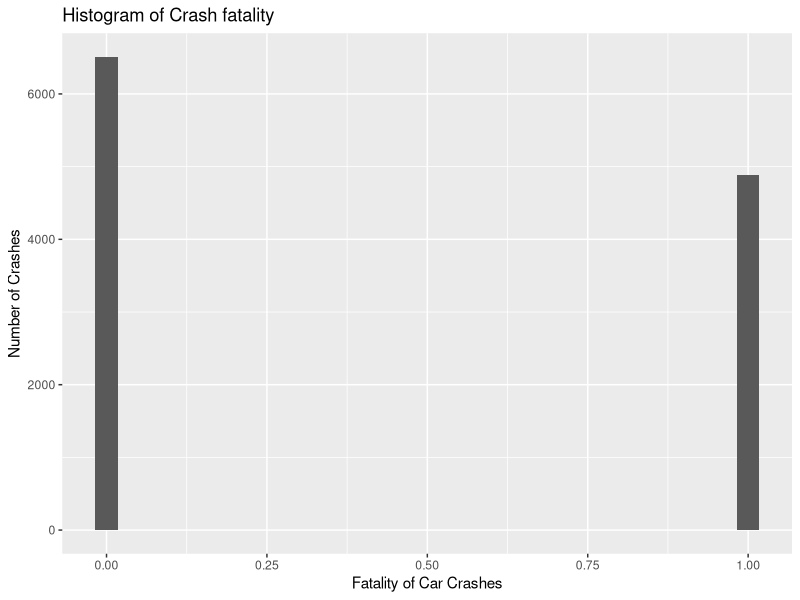
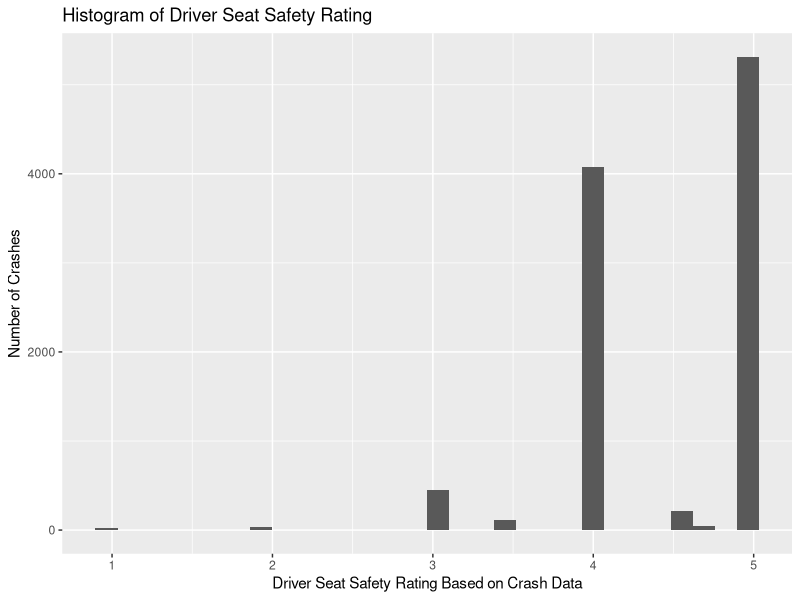
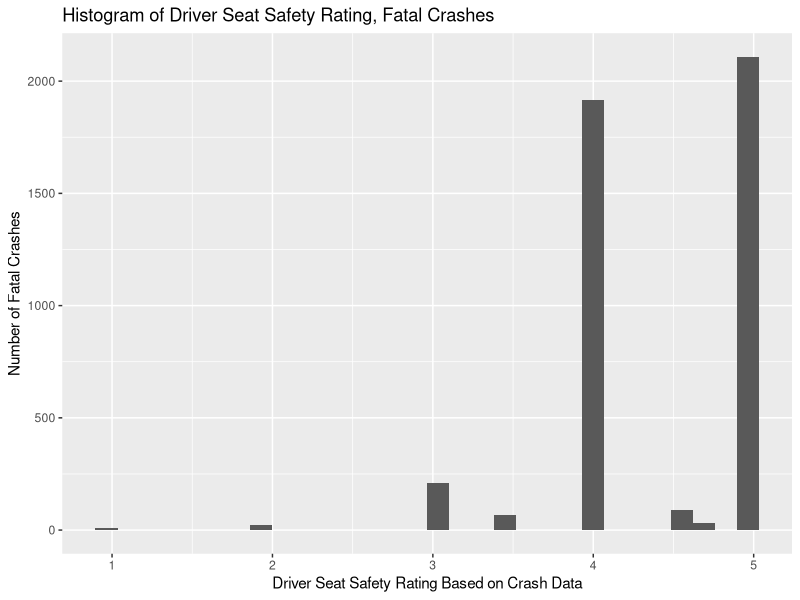
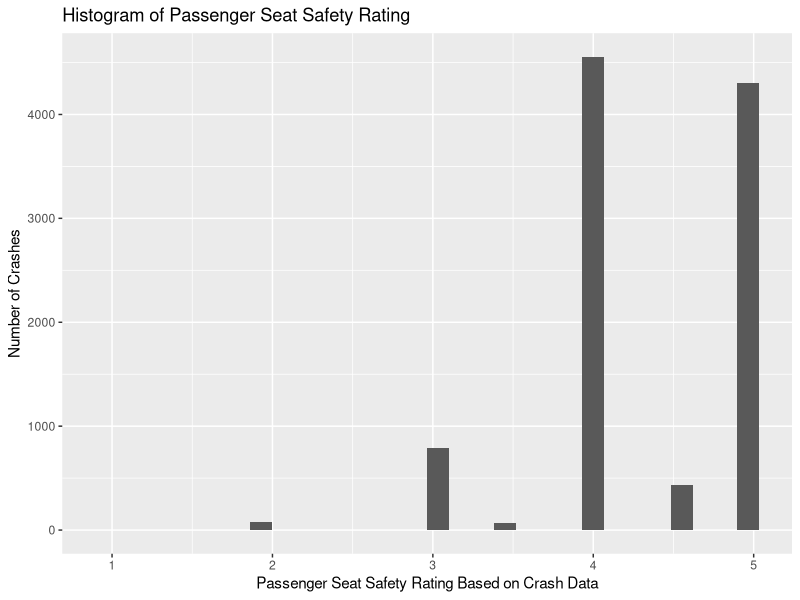
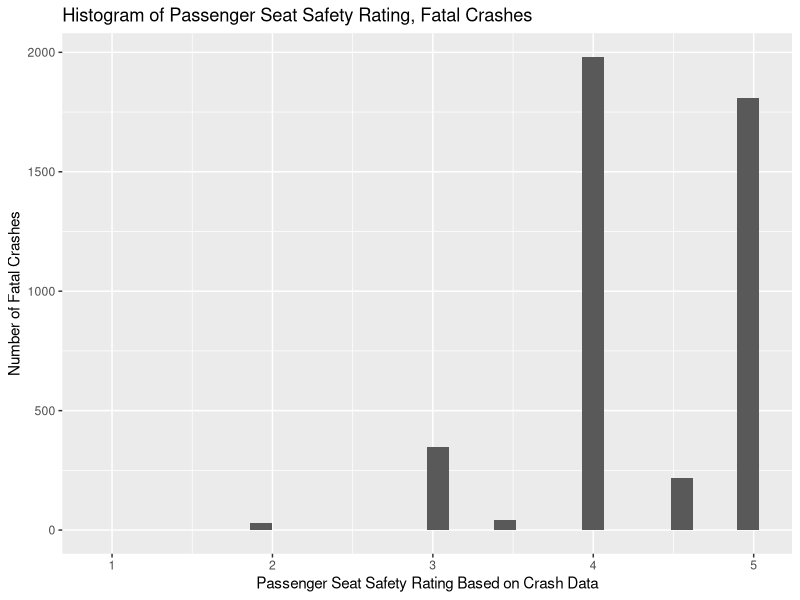
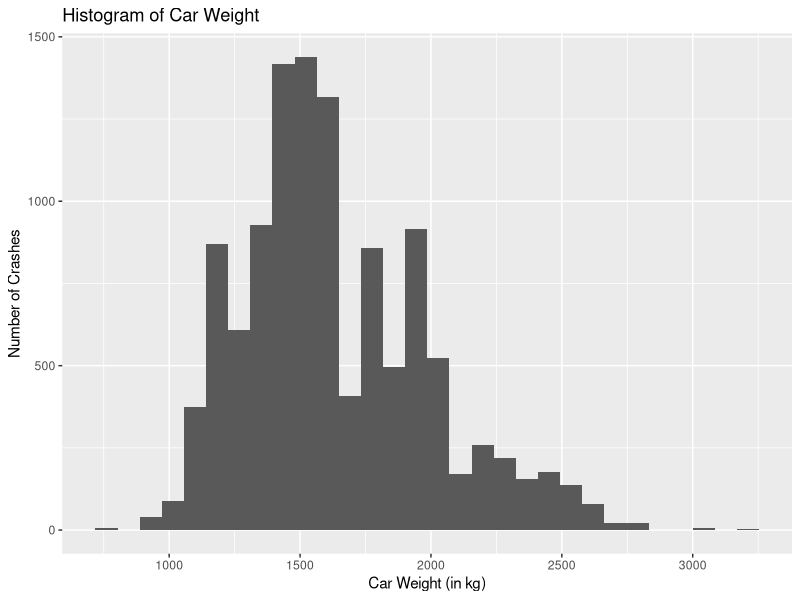
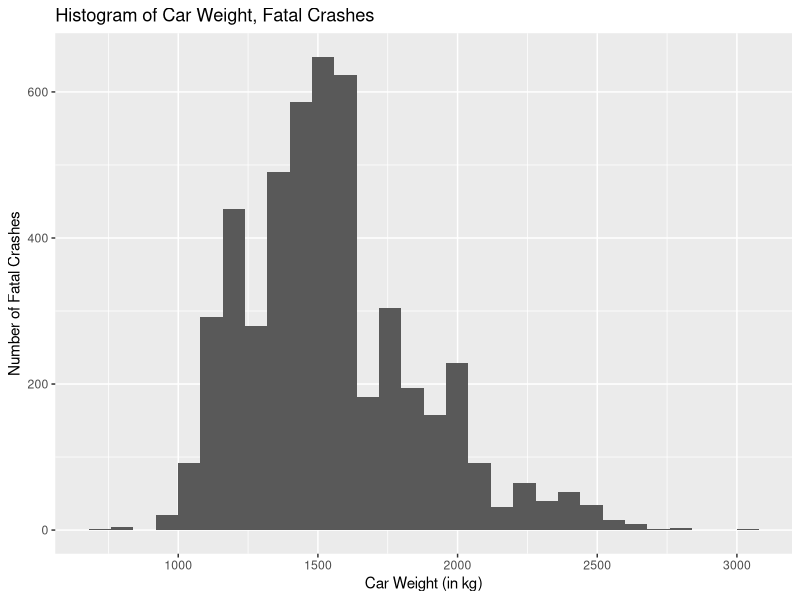
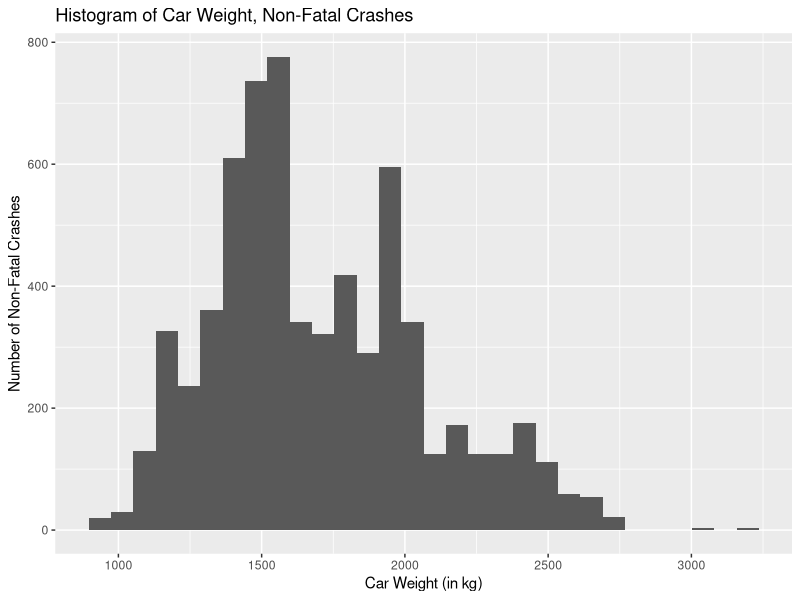

Generate these figures, in order, with R:
## ---- chunk 1
knitr::opts_chunk$set(echo = TRUE)
## ---- chunk 2
library(ggplot2)
library(haven)
library(dplyr)
## ---- chunk 3
# Load the cleaned and merged data
crashes = read.csv("clean_data/crash_data.csv")

# Plot Fatality by itself
crashes |>
  ggplot(aes(x = fatal)) +
  geom_histogram() +
  labs(
    title = "Histogram of Crash fatality",
    x = "Fatality of Car Crashes",
    y = "Number of Crashes"
  )
## ---- chunk 4
# Plot Driver and Passenger Safety Ratings by themselves
crashes |>
  ggplot(aes(x = front_driver_safetyrating)) +
  geom_histogram() +
  labs(
    title = "Histogram of Driver Seat Safety Rating",
    x = "Driver Seat Safety Rating Based on Crash Data",
    y = "Number of Crashes"
  )
crashes |>
  filter(fatal == 1) |>
  ggplot(aes(x = front_driver_safetyrating)) +
  geom_histogram() +
  labs(
    title = "Histogram of Driver Seat Safety Rating, Fatal Crashes",
    x = "Driver Seat Safety Rating Based on Crash Data",
    y = "Number of Fatal Crashes"
  )

crashes |>
  ggplot(aes(x = front_passenger_safetyrating)) +
  geom_histogram() +
  labs(
    title = "Histogram of Passenger Seat Safety Rating",
    x = "Passenger Seat Safety Rating Based on Crash Data",
    y = "Number of Crashes"
  )
crashes |>
  filter(fatal == 1) |>
  ggplot(aes(x = front_passenger_safetyrating)) +
  geom_histogram() +
  labs(
    title = "Histogram of Passenger Seat Safety Rating, Fatal Crashes",
    x = "Passenger Seat Safety Rating Based on Crash Data",
    y = "Number of Fatal Crashes"
  )
## ---- chunk 5
# Plot curb weight by itself
crashes |>
  ggplot(aes(x = curb_weight)) +
  geom_histogram() +
  labs(
    title = "Histogram of Car Weight",
    x = "Car Weight (in kg)",
    y = "Number of Crashes"
  )
crashes |>
  filter(fatal == 1) |>
  ggplot(aes(x = curb_weight)) +
  geom_histogram() +
  labs(
    title = "Histogram of Car Weight, Fatal Crashes",
    x = "Car Weight (in kg)",
    y = "Number of Fatal Crashes"
  )
crashes |>
  filter(fatal == 0) |>
  ggplot(aes(x = curb_weight)) +
  geom_histogram() +
  labs(
    title = "Histogram of Car Weight, Non-Fatal Crashes",
    x = "Car Weight (in kg)",
    y = "Number of Non-Fatal Crashes"
  )

## ---- chunk 6
# Plot Fatality by car safety rating for driver
crashes |>
  group_by(front_driver_safetyrating) |>
  summarize(
    mean_fatality = mean(fatal, na.rm = TRUE),
    .groups = "drop"
  ) |>
  ggplot(aes(x = front_driver_safetyrating, y = mean_fatality)) +
  geom_point() +
  labs(
    title = "Average Fatality in Crashes vs Safety Rating of the Driver Seat",
    x = "Safety Rating of Vehicle for Driver",
    y = "Average Fatality of Car Crashes"
  )

# Plot Fatality by car safety rating for passenger
crashes |>
  group_by(front_passenger_safetyrating) |>
  summarize(
    mean_fatality = mean(fatal, na.rm = TRUE),
    .groups = "drop"
  ) |>
  ggplot(aes(x = front_passenger_safetyrating, y = mean_fatality)) +
  geom_point() + 
    labs(
    title = "Average Fatality in Crashes vs Safety Rating of the Passenger Seat",
    x = "Safety Rating of Vehicle for Front Passenger",
    y = "Average Fatality of Car Crashes"
  )

# Plot Fatality by Car Dimensions
crashes |>
  filter(!is.na(curb_weight), !is.na(fatal)) |>
  mutate(weight_bin = cut_width(curb_weight, width = 250)) |>
  group_by(weight_bin) |>
  summarize(
    mean_fatality = mean(fatal),
    mean_weight = mean(curb_weight),
    .groups = "drop"
  ) |>
  ggplot(aes(x = mean_weight, y = mean_fatality)) +
  geom_point() +
  geom_line() +
  labs(
    title = "Average Fatality in Crashes vs Weight of the Car",
    x = "Weight of the Car (kg)",
    y = "Average Fatality of Car Crashes"
  )
